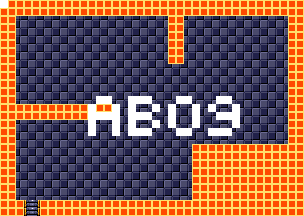

The image is a tile-based game level rendered from a .tmx file. Its description and source (layers, tilesets, objects; grid data summarised) follow:
An orthogonal 38x27 tile map with 8x8 px tiles, 4 tile layers (background, foreground, room numbers, Objects), 10 tilesets.

<map version="1.5" tiledversion="1.7.1" orientation="orthogonal" renderorder="right-down" width="38" height="27" tilewidth="8" tileheight="8" infinite="0" nextlayerid="11" nextobjectid="1">
 <tileset firstgid="1" source="tilesheets/tsKarniMata.tsx" />
 <tileset firstgid="1025" source="tilesheets/tsVoodooWasp.tsx" />
 <tileset firstgid="2049" source="tilesheets/tsGoddess.tsx" />
 <tileset firstgid="3073" source="tilesheets/tsKonark.tsx" />
 <tileset firstgid="4097" name="sEnemies" tilewidth="8" tileheight="8" tilecount="1024" columns="32">
  <image source="../grapx/tilesheets/sKarniMata.bmp" trans="ff94ff" width="256" height="256" />
 </tileset>
 <tileset firstgid="5121" source="tilesheets/tsIceTemple.tsx" />
 <tileset firstgid="6145" source="tilesheets/sTiwanakuTemple.tsx" />
 <tileset firstgid="7169" source="tilesheets/sIndraTemple.tsx" />
 <tileset firstgid="8193" source="tilesheets/sTeleport.tsx" />
 <tileset firstgid="9217" source="tilesheets/sObjects.tsx" />
 <layer id="2" name="background" width="38" height="27">
  <data>[1026 cells, 1026 non-empty, 2 distinct tile ids]</data>
 </layer>
 <layer id="1" name="foreground" width="38" height="27">
  <data>[1026 cells, 364 non-empty, 3 distinct tile ids]</data>
 </layer>
 <layer id="7" name="room numbers" width="38" height="27">
  <data>[1026 cells, 47 non-empty, 1 distinct tile ids]</data>
 </layer>
 <layer id="10" name="Objects" width="38" height="27">
  <data>[1026 cells, 0 non-empty, 0 distinct tile ids]</data>
 </layer>
</map>
